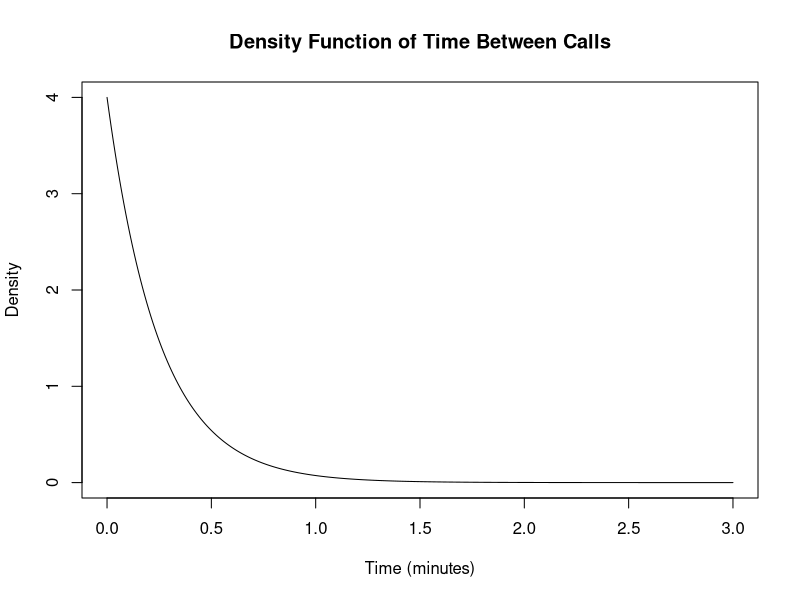
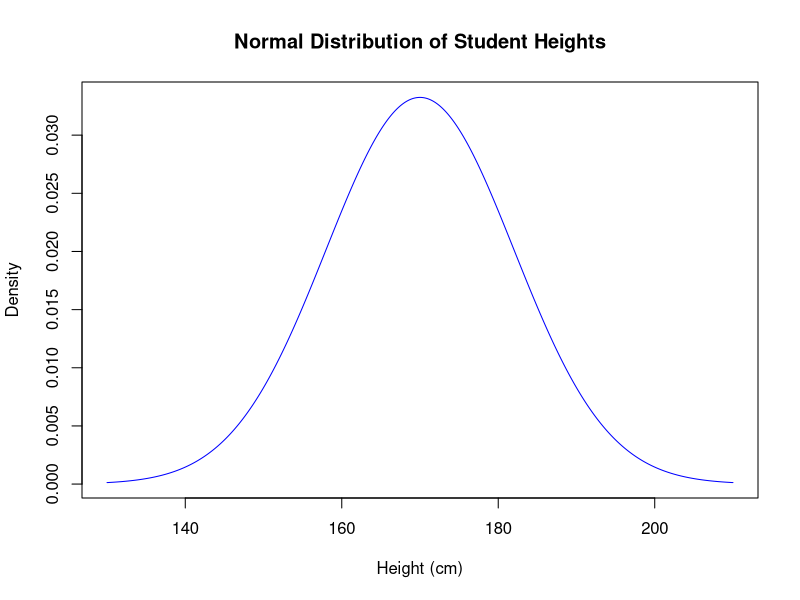

R code for these plots, in order:
# Lab 4: Continuous Probability Distributions
# This script solves various probability distribution problems

# Task 1: Uniform Distribution [4, 12]
# X ~ U(4, 12) # nolint
# Parameters: a = 4, b = 12

# i) P(X < 7)
# Using punif(x, min, max)
p1_i <- punif(7, min = 4, max = 12)
cat("1(i): P(X < 7) =", p1_i, "\n")

# ii) P(5 < X < 11)
# P(5 < X < 11) = P(X < 11) - P(X < 5)
p1_ii <- punif(11, min = 4, max = 12) - punif(5, min = 4, max = 12)
cat("1(ii): P(5 < X < 11) =", p1_ii, "\n")

# iii) P(X > 10)
# P(X > 10) = 1 - P(X <= 10) # nolint
p1_iii <- 1 - punif(10, min = 4, max = 12)
cat(" 1(iii): P(X > 10) =", p1_iii, "\n")

# iv)  x taki P(X > x) = 0.6
# P(X > x) = 0.6 means P(X <= x) = 0.4
x1_iv <- qunif(0.4, min = 4, max = 12)
cat("Task 1(iv): x such that P(X > x) = 0.6 is", x1_iv, "\n")

# Task 2: exp dla telefonow
# sekundy na minuty

# i) P(T > 30s) = P(T > 0.5min)
p2_i <- 1 - pexp(0.5, rate = 4)
cat("Task 2(i): P(T > 30s) =", p2_i, "\n")

# ii) P(T < 20s) = P(T < 1/3 min)
p2_ii <- pexp(1 / 3, rate = 4)
cat("Task 2(ii): P(T < 20s) =", p2_ii, "\n")

# iii) P(40s < T < 80s) = P(2/3 < T < 4/3)
p2_iii <- pexp(4 / 3, rate = 4) - pexp(2 / 3, rate = 4)
cat("Task 2(iii): P(40s < T < 80s) =", p2_iii, "\n")

# iv) t takie ze P(T > t) = 0.2
# P(T > t) = 0.2 to P(T <= t) = 0.8
t2_iv <- qexp(0.8, rate = 4)
cat("Task 2(iv): t takie ze P(T > t) = 0.2 is", t2_iv, "minut\n")

# v) Plot density function of T
t_values <- seq(0, 3, by = 0.01)
density_values <- dexp(t_values, rate = 4)
plot(t_values, density_values, type = "l",
     xlab = "Time (minutes)", ylab = "Density",
     main = "Density Function of Time Between Calls")

# Task 3: exp dla awarii urzadzen
# T ~ Exp(λ = 1/3 per year)

# i) P(T > 2)
p3_i <- 1 - pexp(2, rate = 1 / 3)
cat("Task 3(i): P(T > 2 lat) =", p3_i, "\n")

# ii) P(T < 4)
p3_ii <- pexp(4, rate = 1 / 3)
cat("Task 3(ii): P(T < 4 lat) =", p3_ii, "\n")

# iii) P(3 < T < 5)
p3_iii <- pexp(5, rate = 1 / 3) - pexp(3, rate = 1 / 3)
cat("Task 3(iii): P(3 < T < 5 lat) =", p3_iii, "\n")

# iv) Find t such that P(T < t) = 0.4
t3_iv <- qexp(0.4, rate = 1 / 3)
cat("Task 3(iv): t takie ze P(T < t) = 0.4 is", t3_iv, "lat\n")

# Task 4:
# X ~ N(μ = 170cm, σ = 12cm)

# dnorm(x, mean, sd) wysokosc krzywej w punkcie x
height_at_170 <- dnorm(170, mean = 170, sd = 12)
cat("Wysokosc krzywej w punkcie x = 170cm:", height_at_170, "\n")

# pnorm(x, mean, sd) daje P(X ≤ x)

# i) P(X > 180)
#  1 - P(X ≤ 180)
p4_i <- 1 - pnorm(180, mean = 170, sd = 12)
cat("Task 4(i): P(X > 180cm) =", p4_i, "\n")

# ii) P(X < 165)
p4_ii <- pnorm(165, mean = 170, sd = 12)
cat("Task 4(ii): P(X < 165cm) =", p4_ii, "\n")

# iii) P(155 < X < 190)
# This is P(X < 190) - P(X < 155)
p4_iii <- pnorm(190, mean = 170, sd = 12) - pnorm(155, mean = 170, sd = 12)
cat("Task 4(iii): P(155 < X < 190cm) =", p4_iii, "\n")

# qnorm - odwrotna dystrybuanta normalna
# qnorm(p, mean, sd) daje x takie ze P(X ≤ x) = p

# Create a sequence of x values
x_values <- seq(130, 210, by = 0.1)
# Calculate density values using dnorm
density_values <- dnorm(x_values, mean = 170, sd = 12)

# # Create the plot
plot(x_values, density_values, type = "l",
     xlab = "Height (cm)", ylab = "Density",
     main = "Normal Distribution of Student Heights",
     col = "blue")
